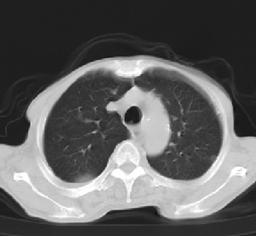
#> input picture pic1.png, 256 x 236 px, shrunk from 476 x 439 before the run
$ python Circle_LBP.py
#> lines starting #> are read from the running program, lines starting #| are printed output that depends on the picture
import matplotlib.pyplot as plt
import cv2 as cv
import numpy as np
import skimage.feature

R = 3 #Radius
P = 8 #Pixels
impath = "pic1.png"
image = cv.imread(impath)
#> image is the input picture: shape (236, 256, 3); min 13, max 255, mean 95.3
def use_ku():
    img2 = skimage.feature.local_binary_pattern(img1, 8, 3, method='default')
    img2 = img2.astype(np.uint8)
    hist = cv.calcHist([img2], [0], None, [256], [0, 256])
    hist = cv.normalize(hist, hist)
    plt.plot(hist, color='r')
    plt.xlim([0, 256])
    plt.show()
    plt.imshow(img2, cmap='Greys_r')
    plt.show()

def Circular_lbp(img):
    basic_array = np.zeros(image.shape,np.uint8)
    for i in range(basic_array.shape[0]-1):
        for j in range(basic_array.shape[1]-1):
            basic_array[i,j] = bin_to_decimal(cal_Circular_lbp(img,i,j))
    return basic_array
def cal_Circular_lbp(img,i,j):#比中心像素大的点赋值为1，比中心像素小的赋值为0，返回得到的二进制序列
    sum = []
    for k in range (0,P):
        x = i + R * np.cos(k * 2.0 * np.pi / P)
        y = j + R * np.sin(k * 2.0 * np.pi / P)

        x1 = int(np.floor(x)) #small
        x2 = int(np.ceil(x))  #big
        y1 = int(np.floor(y))
        y2 = int(np.ceil(y))

        # [6 lines of commented-out code are left out]

        tx = x - x1
        ty = y - y1
        w1 = (1 - tx) * (1 - ty)
        w2 = tx * (1 - ty)
        w3 = (1 - tx) * ty
        w4 = tx * ty

        f = (w1 * img[x1,y1]) + (w2 * img[x2,y1]) + (w3 * img[x1 , y2]) + (w4 * img[x2 , y2])
        if f > img[i , j]:
            sum.append(1)
        else:
            sum.append(0)
    return sum
def bin_to_decimal(bin):#二进制转十进制
    res = 0
    bit_num = 0 #左移位数
    for i in bin[::-1]:
        res += i << bit_num   # 左移n位相当于乘以2的n次方
        bit_num += 1
    return res
def show_circle_hist(a): #画lbp的直方图
    hist = cv.calcHist([a],[0],None,[256],[0,256])
    hist = cv.normalize(hist,hist)
    plt.figure(figsize = (8,4))
    plt.plot(hist, color='r')
    plt.xlim([0,256])
    plt.show()


img1 = cv.cvtColor(image,cv.COLOR_RGB2GRAY)
#增加padding层 否则遍历的时候会出界
img1 = np.pad(img1 ,((3,2),(2,3)),'constant',constant_values = (0,0))
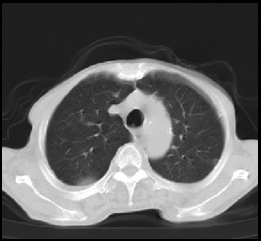
#> img1: shape (241, 261); min 0, max 255, mean 91.6
circle_array = Circular_lbp(img1)
#> after the loop in Circular_lbp, `for i in range(basic_array.shape[0]-1):`:
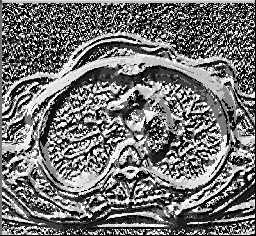
#> basic_array: shape (236, 256, 3); min 0, max 255, mean 114.5
show_circle_hist(circle_array)
#> in show_circle_hist, `plt.show()`:
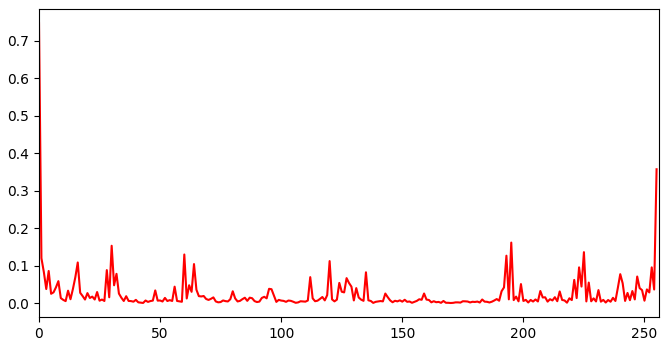
#> figure drawn by matplotlib, 1 panel; curve peaks at x = 0, y = 0.747
plt.figure(figsize=(11,11))
plt.subplot(1,2,1)
plt.imshow(image)
plt.subplot(1,2,2)
plt.imshow(circle_array,cmap='Greys_r')
plt.show()
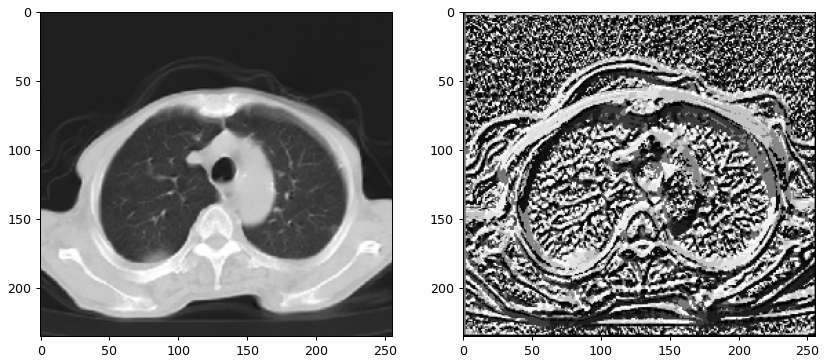
#> figure drawn by matplotlib, 2 panels
